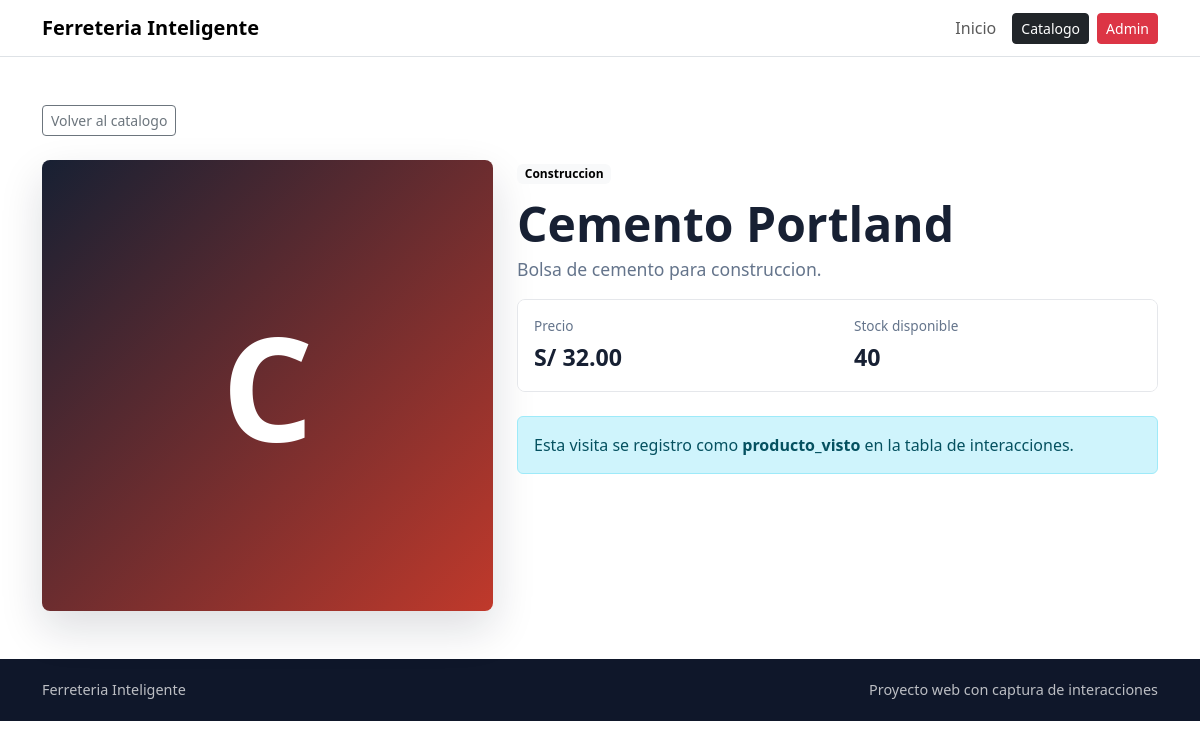
The page /public/producto.php?id=3 on the database its author committed.
### tables this page shows
CREATE TABLE IF NOT EXISTS productos (
    id INT AUTO_INCREMENT PRIMARY KEY,
    categoria_id INT NOT NULL,
    nombre VARCHAR(150) NOT NULL,
    descripcion TEXT,
    precio DECIMAL(10,2) NOT NULL DEFAULT 0.00,
    stock INT NOT NULL DEFAULT 0,
    imagen VARCHAR(255),
    activo TINYINT(1) NOT NULL DEFAULT 1,
    created_at TIMESTAMP DEFAULT CURRENT_TIMESTAMP,
    updated_at TIMESTAMP DEFAULT CURRENT_TIMESTAMP ON UPDATE CURRENT_TIMESTAMP,
    CONSTRAINT fk_productos_categorias
        FOREIGN KEY (categoria_id) REFERENCES categorias(id)
);

CREATE TABLE IF NOT EXISTS categorias (
    id INT AUTO_INCREMENT PRIMARY KEY,
    nombre VARCHAR(100) NOT NULL,
    descripcion VARCHAR(255),
    activo TINYINT(1) NOT NULL DEFAULT 1,
    created_at TIMESTAMP DEFAULT CURRENT_TIMESTAMP
);

### app/Support/helpers.php (called while the page is built, shortened)
<?php
function e(string|int|float|null $value): string
{
    return htmlspecialchars((string) $value, ENT_QUOTES, 'UTF-8');
}

### app/Models/ProductModel.php (called while the page is built, shortened)
<?php
class ProductModel
{
    public function find(int $id): ?array
    {
        $stmt = $this->db->prepare(
            "SELECT p.id, p.nombre, p.descripcion, p.precio, p.stock, p.imagen, c.nombre AS categoria
             FROM productos p
             INNER JOIN categorias c ON c.id = p.categoria_id
             WHERE p.id = :id AND p.activo = 1
             LIMIT 1"
        );
        $stmt->execute(['id' => $id]);
        $product = $stmt->fetch();
        return $product ?: null;
    }
}

### public/producto.php (the view, shortened to what this page needs)
<?php
require_once __DIR__ . '/../app/Models/ProductModel.php';
$productId = isset($_GET['id']) && ctype_digit((string) $_GET['id'])
    ? (int) $_GET['id']
    : 0;
$producto = null;
$dbOk = true;
$error = null;
try {
    $conn = getConnection();
    $productModel = new ProductModel($conn);
    if ($productId > 0) {
        $producto = $productModel->find($productId);
    }
} catch (Throwable $exception) {
    $dbOk = false;
    $error = $exception->getMessage();
}
require_once __DIR__ . '/../app/Views/partials/header.php';
?>
    <main>
        <section class="py-5">
            <div class="container">
                <a class="btn btn-sm btn-outline-secondary mb-4" href="<?= e(BASE_URL) ?>/catalogo.php">Volver al catalogo</a>
                <?php if (!$dbOk): ?>
                    <div class="alert alert-warning">
                        No se pudo consultar la base de datos.
                        <br>
                        <small><?= e($error) ?></small>
                    </div>
                <?php else: ?>
                    <div class="row g-4 align-items-start">
                        <div class="col-lg-5">
                            <div class="product-detail-visual">
                                <?= e(strtoupper(substr($producto['nombre'], 0, 1))) ?>
                            </div>
                        </div>
                        <div class="col-lg-7">
                            <span class="badge text-bg-light mb-3"><?= e($producto['categoria']) ?></span>
                            <h1 class="detail-title"><?= e($producto['nombre']) ?></h1>
                            <p class="detail-description"><?= e($producto['descripcion'] ?? 'Producto de ferreteria') ?></p>
                            <div class="detail-panel">
                                <div>
                                    <span>Precio</span>
                                    <strong>S/ <?= e(number_format((float) $producto['precio'], 2)) ?></strong>
                                </div>
                                <div>
                                    <span>Stock disponible</span>
                                    <strong><?= e((int) $producto['stock']) ?></strong>
                                </div>
                            </div>
                            <div class="alert alert-info mt-4">
                                Esta visita se registro como <strong>producto_visto</strong> en la tabla de interacciones.
                            </div>
                        </div>
                    </div>
                <?php endif; ?>
            </div>
        </section>
    </main>
<?php require_once __DIR__ . '/../app/Views/partials/footer.php'; ?>

### public/assets/css/styles.css (style rules this page uses)
:root { --fi-ink: #172033; --fi-muted: #64748b; --fi-red: #c0392b; --fi-line: #e5e7eb; --fi-soft: #f5f7fb; }
body { color: var(--fi-ink); background: #fff; font-family: "Segoe UI", Arial, sans-serif; }
h1 { font-size: clamp(2.2rem, 5vw, 4.5rem); font-weight: 800; line-height: 1; letter-spacing: 0; max-width: 720px; }
.product-thumb, .product-detail-visual { align-items: center; background: linear-gradient(135deg, #172033, #c0392b); color: #fff; display: flex; font-weight: 800; justify-content: center; }
.product-detail-visual { aspect-ratio: 1 / 1; border-radius: 8px; box-shadow: 0 18px 44px rgba(15, 23, 42, 0.14); font-size: clamp(4rem, 12vw, 9rem); }
.detail-title { font-size: clamp(2rem, 4vw, 4rem); }
.detail-description { color: var(--fi-muted); font-size: 1.1rem; }
.detail-panel { border: 1px solid var(--fi-line); border-radius: 8px; display: grid; gap: 1px; grid-template-columns: repeat(2, minmax(0, 1fr)); overflow: hidden; }
.detail-panel div { background: #fff; padding: 1rem; }
.detail-panel span, .detail-panel strong { display: block; }
.detail-panel span { color: var(--fi-muted); font-size: 0.85rem; margin-bottom: 0.25rem; }
.detail-panel strong { font-size: 1.45rem; }

### rows shown on the page
productos: nombre "C", categoria.nombre "Construccion", nombre "Cemento Portland", descripcion "Bolsa de cemento para construccion.", precio "32.00", stock "40"
